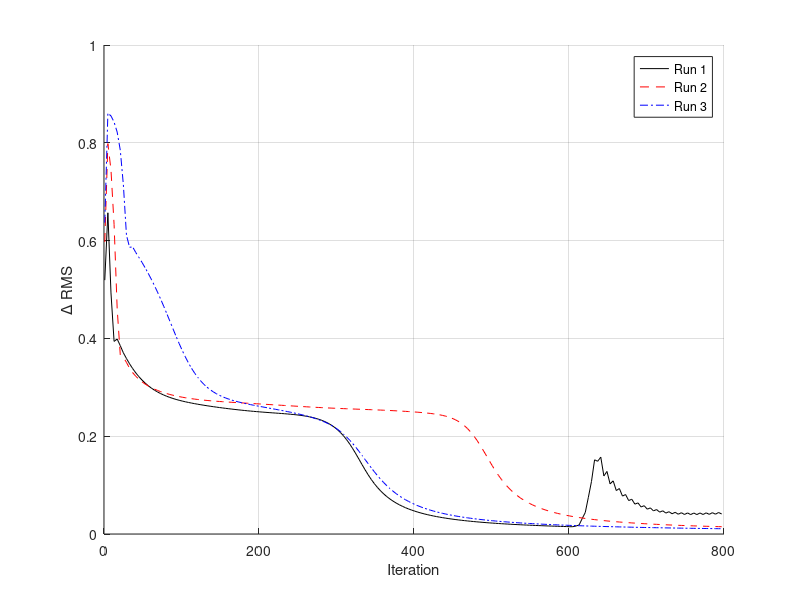
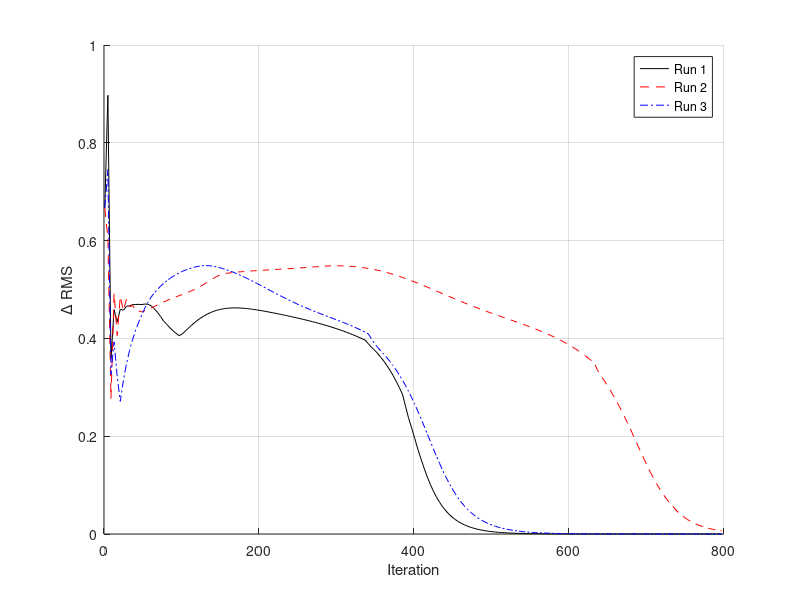
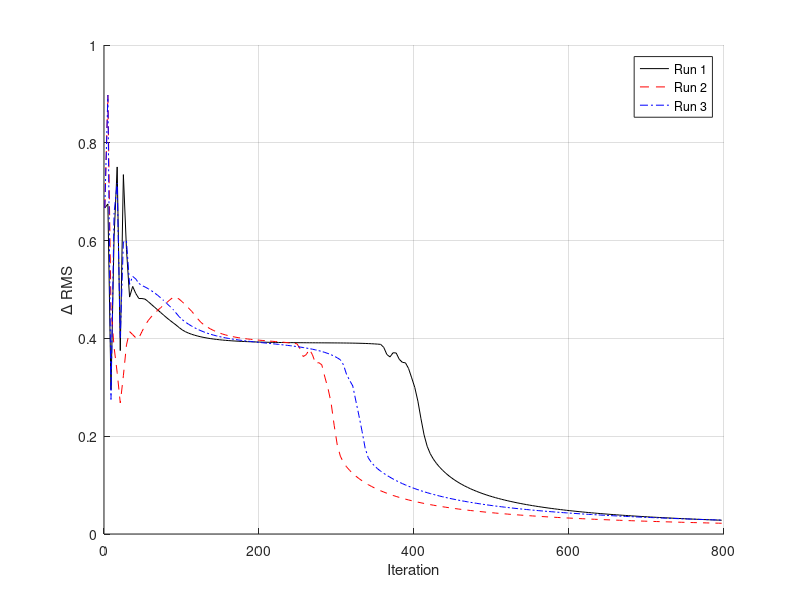

The MATLAB script that drew these images, in order:
%% Create diagram out of test runs
clear all;
close all;

% Net with tanh and d/dx tanh
tanh_orig1 = csvread('tanh_orig1.csv');
tanh_orig2 = csvread('tanh_orig2.csv');
tanh_orig3 = csvread('tanh_orig3.csv');

figure;
hold on;
grid on;
plot(tanh_orig1(:,1),tanh_orig1(:,2), 'black-');
plot(tanh_orig2(:,1),tanh_orig2(:,2), 'r--');
plot(tanh_orig3(:,1),tanh_orig3(:,2), 'b-.');
legend('Run 1', 'Run 2', 'Run 3');
xlabel('Iteration');
ylabel('\Delta RMS');

% Net with aproximation of tanh and 1/(1+x*x)
tanh_hw1 = csvread('tanh_hw1.csv');
tanh_hw2 = csvread('tanh_hw2.csv');
tanh_hw3 = csvread('tanh_hw3.csv');

figure;
hold on;
grid on;
plot(tanh_hw1(:,1),tanh_hw1(:,2), 'black-');
plot(tanh_hw2(:,1),tanh_hw2(:,2), 'r--');
plot(tanh_hw3(:,1),tanh_hw3(:,2), 'b-.');
legend('Run 1', 'Run 2', 'Run 3');
xlabel('Iteration');
ylabel('\Delta RMS');

% Net with aproximation of tanh, 1/(1+x*x) and using the error for weight
% update
tanh_etaback1 = csvread('tanh_etaback1.csv');
tanh_etaback2 = csvread('tanh_etaback2.csv');
tanh_etaback3 = csvread('tanh_etaback3.csv');

figure;
hold on;
grid on;
plot(tanh_etaback1(:,1),tanh_etaback1(:,2), 'black-');
plot(tanh_etaback2(:,1),tanh_etaback2(:,2), 'r--');
plot(tanh_etaback3(:,1),tanh_etaback3(:,2), 'b-.');
legend('Run 1', 'Run 2', 'Run 3');
xlabel('Iteration');
ylabel('\Delta RMS');